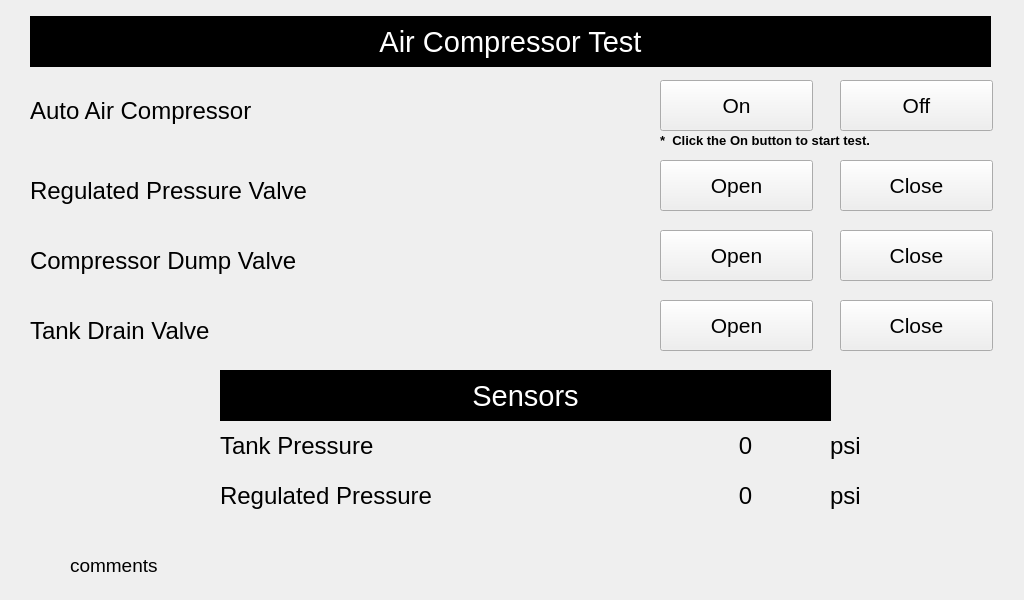
<?xml version="1.0" encoding="UTF-8"?>
<ui version="4.0">
 <class>serviceNewWrapperTestAirCompressor</class>
 <widget class="QWidget" name="serviceNewWrapperTestAirCompressor">
  <property name="geometry">
   <rect>
    <x>0</x>
    <y>0</y>
    <width>1024</width>
    <height>600</height>
   </rect>
  </property>
  <property name="font">
   <font>
    <pointsize>22</pointsize>
   </font>
  </property>
  <property name="windowTitle">
   <string>Form</string>
  </property>
  <widget class="QLabel" name="lblCompressorBanner">
   <property name="geometry">
    <rect>
     <x>30</x>
     <y>16</y>
     <width>961</width>
     <height>51</height>
    </rect>
   </property>
   <property name="font">
    <font>
     <pointsize>22</pointsize>
    </font>
   </property>
   <property name="styleSheet">
    <string notr="true">background-color: rgb(0, 0, 0);
color: rgb(255, 255, 255);</string>
   </property>
   <property name="text">
    <string>Air Compressor Test</string>
   </property>
   <property name="alignment">
    <set>Qt::AlignCenter</set>
   </property>
  </widget>
  <widget class="QLabel" name="lblAirCompressTestTitle">
   <property name="geometry">
    <rect>
     <x>30</x>
     <y>90</y>
     <width>621</width>
     <height>41</height>
    </rect>
   </property>
   <property name="font">
    <font>
     <pointsize>18</pointsize>
    </font>
   </property>
   <property name="text">
    <string>Auto Air Compressor</string>
   </property>
   <property name="alignment">
    <set>Qt::AlignLeading|Qt::AlignLeft|Qt::AlignVCenter</set>
   </property>
  </widget>
  <widget class="QPushButton" name="btnAirCompressorOn">
   <property name="geometry">
    <rect>
     <x>660</x>
     <y>80</y>
     <width>153</width>
     <height>51</height>
    </rect>
   </property>
   <property name="sizePolicy">
    <sizepolicy hsizetype="Preferred" vsizetype="Preferred">
     <horstretch>0</horstretch>
     <verstretch>0</verstretch>
    </sizepolicy>
   </property>
   <property name="minimumSize">
    <size>
     <width>129</width>
     <height>51</height>
    </size>
   </property>
   <property name="maximumSize">
    <size>
     <width>171</width>
     <height>51</height>
    </size>
   </property>
   <property name="font">
    <font>
     <pointsize>16</pointsize>
    </font>
   </property>
   <property name="text">
    <string>On</string>
   </property>
  </widget>
  <widget class="QPushButton" name="btnAirCompressorOff">
   <property name="geometry">
    <rect>
     <x>840</x>
     <y>80</y>
     <width>153</width>
     <height>51</height>
    </rect>
   </property>
   <property name="sizePolicy">
    <sizepolicy hsizetype="Preferred" vsizetype="Preferred">
     <horstretch>0</horstretch>
     <verstretch>0</verstretch>
    </sizepolicy>
   </property>
   <property name="minimumSize">
    <size>
     <width>129</width>
     <height>51</height>
    </size>
   </property>
   <property name="maximumSize">
    <size>
     <width>171</width>
     <height>51</height>
    </size>
   </property>
   <property name="font">
    <font>
     <pointsize>16</pointsize>
    </font>
   </property>
   <property name="text">
    <string>Off</string>
   </property>
  </widget>
  <widget class="QLabel" name="lblSensorsBanner">
   <property name="geometry">
    <rect>
     <x>220</x>
     <y>370</y>
     <width>611</width>
     <height>51</height>
    </rect>
   </property>
   <property name="font">
    <font>
     <pointsize>22</pointsize>
    </font>
   </property>
   <property name="styleSheet">
    <string notr="true">background-color: rgb(0, 0, 0);
color: rgb(255, 255, 255);</string>
   </property>
   <property name="text">
    <string>Sensors</string>
   </property>
   <property name="alignment">
    <set>Qt::AlignCenter</set>
   </property>
  </widget>
  <widget class="QLabel" name="lblTankPressureTitle">
   <property name="geometry">
    <rect>
     <x>220</x>
     <y>420</y>
     <width>431</width>
     <height>51</height>
    </rect>
   </property>
   <property name="font">
    <font>
     <pointsize>18</pointsize>
    </font>
   </property>
   <property name="text">
    <string>Tank Pressure</string>
   </property>
   <property name="alignment">
    <set>Qt::AlignLeading|Qt::AlignLeft|Qt::AlignVCenter</set>
   </property>
  </widget>
  <widget class="QLabel" name="lblRegulatedSensorTitle">
   <property name="geometry">
    <rect>
     <x>220</x>
     <y>470</y>
     <width>431</width>
     <height>51</height>
    </rect>
   </property>
   <property name="font">
    <font>
     <pointsize>18</pointsize>
    </font>
   </property>
   <property name="text">
    <string>Regulated Pressure</string>
   </property>
   <property name="alignment">
    <set>Qt::AlignLeading|Qt::AlignLeft|Qt::AlignVCenter</set>
   </property>
  </widget>
  <widget class="QLabel" name="lblTankPressure">
   <property name="geometry">
    <rect>
     <x>660</x>
     <y>420</y>
     <width>171</width>
     <height>51</height>
    </rect>
   </property>
   <property name="font">
    <font>
     <pointsize>18</pointsize>
    </font>
   </property>
   <property name="text">
    <string>0</string>
   </property>
   <property name="alignment">
    <set>Qt::AlignCenter</set>
   </property>
  </widget>
  <widget class="QLabel" name="lblRegulatedPressure">
   <property name="geometry">
    <rect>
     <x>660</x>
     <y>470</y>
     <width>171</width>
     <height>51</height>
    </rect>
   </property>
   <property name="font">
    <font>
     <pointsize>18</pointsize>
    </font>
   </property>
   <property name="text">
    <string>0</string>
   </property>
   <property name="alignment">
    <set>Qt::AlignCenter</set>
   </property>
  </widget>
  <widget class="QLabel" name="lblPsi2">
   <property name="geometry">
    <rect>
     <x>830</x>
     <y>470</y>
     <width>61</width>
     <height>51</height>
    </rect>
   </property>
   <property name="font">
    <font>
     <pointsize>18</pointsize>
    </font>
   </property>
   <property name="text">
    <string>psi</string>
   </property>
   <property name="alignment">
    <set>Qt::AlignLeading|Qt::AlignLeft|Qt::AlignVCenter</set>
   </property>
  </widget>
  <widget class="QLabel" name="lblPsi1">
   <property name="geometry">
    <rect>
     <x>830</x>
     <y>420</y>
     <width>51</width>
     <height>51</height>
    </rect>
   </property>
   <property name="font">
    <font>
     <pointsize>18</pointsize>
    </font>
   </property>
   <property name="text">
    <string>psi</string>
   </property>
   <property name="alignment">
    <set>Qt::AlignLeading|Qt::AlignLeft|Qt::AlignVCenter</set>
   </property>
  </widget>
  <widget class="QLabel" name="lblNotes">
   <property name="geometry">
    <rect>
     <x>70</x>
     <y>540</y>
     <width>901</width>
     <height>51</height>
    </rect>
   </property>
   <property name="font">
    <font>
     <pointsize>14</pointsize>
    </font>
   </property>
   <property name="text">
    <string>comments</string>
   </property>
   <property name="alignment">
    <set>Qt::AlignLeading|Qt::AlignLeft|Qt::AlignVCenter</set>
   </property>
   <property name="wordWrap">
    <bool>true</bool>
   </property>
  </widget>
  <widget class="QLabel" name="lblAndGo">
   <property name="geometry">
    <rect>
     <x>660</x>
     <y>130</y>
     <width>441</width>
     <height>21</height>
    </rect>
   </property>
   <property name="font">
    <font>
     <pointsize>10</pointsize>
     <weight>75</weight>
     <bold>true</bold>
    </font>
   </property>
   <property name="text">
    <string>*  Click the On button to start test.</string>
   </property>
   <property name="alignment">
    <set>Qt::AlignLeading|Qt::AlignLeft|Qt::AlignVCenter</set>
   </property>
   <property name="wordWrap">
    <bool>true</bool>
   </property>
  </widget>
  <widget class="QPushButton" name="butOpenRegulatedValve">
   <property name="geometry">
    <rect>
     <x>660</x>
     <y>160</y>
     <width>153</width>
     <height>51</height>
    </rect>
   </property>
   <property name="sizePolicy">
    <sizepolicy hsizetype="Preferred" vsizetype="Preferred">
     <horstretch>0</horstretch>
     <verstretch>0</verstretch>
    </sizepolicy>
   </property>
   <property name="minimumSize">
    <size>
     <width>129</width>
     <height>51</height>
    </size>
   </property>
   <property name="maximumSize">
    <size>
     <width>171</width>
     <height>51</height>
    </size>
   </property>
   <property name="font">
    <font>
     <pointsize>16</pointsize>
    </font>
   </property>
   <property name="text">
    <string>Open</string>
   </property>
  </widget>
  <widget class="QPushButton" name="butCloseRegulatedValve">
   <property name="geometry">
    <rect>
     <x>840</x>
     <y>160</y>
     <width>153</width>
     <height>51</height>
    </rect>
   </property>
   <property name="sizePolicy">
    <sizepolicy hsizetype="Preferred" vsizetype="Preferred">
     <horstretch>0</horstretch>
     <verstretch>0</verstretch>
    </sizepolicy>
   </property>
   <property name="minimumSize">
    <size>
     <width>129</width>
     <height>51</height>
    </size>
   </property>
   <property name="maximumSize">
    <size>
     <width>171</width>
     <height>51</height>
    </size>
   </property>
   <property name="font">
    <font>
     <pointsize>16</pointsize>
    </font>
   </property>
   <property name="text">
    <string>Close</string>
   </property>
  </widget>
  <widget class="QPushButton" name="butOpenDumpValve">
   <property name="geometry">
    <rect>
     <x>660</x>
     <y>230</y>
     <width>153</width>
     <height>51</height>
    </rect>
   </property>
   <property name="sizePolicy">
    <sizepolicy hsizetype="Preferred" vsizetype="Preferred">
     <horstretch>0</horstretch>
     <verstretch>0</verstretch>
    </sizepolicy>
   </property>
   <property name="minimumSize">
    <size>
     <width>129</width>
     <height>51</height>
    </size>
   </property>
   <property name="maximumSize">
    <size>
     <width>171</width>
     <height>51</height>
    </size>
   </property>
   <property name="font">
    <font>
     <pointsize>16</pointsize>
    </font>
   </property>
   <property name="text">
    <string>Open</string>
   </property>
  </widget>
  <widget class="QPushButton" name="butCloseDumpValve">
   <property name="geometry">
    <rect>
     <x>840</x>
     <y>230</y>
     <width>153</width>
     <height>51</height>
    </rect>
   </property>
   <property name="sizePolicy">
    <sizepolicy hsizetype="Preferred" vsizetype="Preferred">
     <horstretch>0</horstretch>
     <verstretch>0</verstretch>
    </sizepolicy>
   </property>
   <property name="minimumSize">
    <size>
     <width>129</width>
     <height>51</height>
    </size>
   </property>
   <property name="maximumSize">
    <size>
     <width>171</width>
     <height>51</height>
    </size>
   </property>
   <property name="font">
    <font>
     <pointsize>16</pointsize>
    </font>
   </property>
   <property name="text">
    <string>Close</string>
   </property>
  </widget>
  <widget class="QLabel" name="lblDumpValveTitle">
   <property name="geometry">
    <rect>
     <x>30</x>
     <y>240</y>
     <width>621</width>
     <height>41</height>
    </rect>
   </property>
   <property name="font">
    <font>
     <pointsize>18</pointsize>
    </font>
   </property>
   <property name="text">
    <string>Compressor Dump Valve</string>
   </property>
   <property name="alignment">
    <set>Qt::AlignLeading|Qt::AlignLeft|Qt::AlignVCenter</set>
   </property>
  </widget>
  <widget class="QPushButton" name="butOpenTankDrainValve">
   <property name="geometry">
    <rect>
     <x>660</x>
     <y>300</y>
     <width>153</width>
     <height>51</height>
    </rect>
   </property>
   <property name="sizePolicy">
    <sizepolicy hsizetype="Preferred" vsizetype="Preferred">
     <horstretch>0</horstretch>
     <verstretch>0</verstretch>
    </sizepolicy>
   </property>
   <property name="minimumSize">
    <size>
     <width>129</width>
     <height>51</height>
    </size>
   </property>
   <property name="maximumSize">
    <size>
     <width>171</width>
     <height>51</height>
    </size>
   </property>
   <property name="font">
    <font>
     <pointsize>16</pointsize>
    </font>
   </property>
   <property name="text">
    <string>Open</string>
   </property>
  </widget>
  <widget class="QLabel" name="lblDrainValveTitle">
   <property name="geometry">
    <rect>
     <x>30</x>
     <y>310</y>
     <width>621</width>
     <height>41</height>
    </rect>
   </property>
   <property name="font">
    <font>
     <pointsize>18</pointsize>
    </font>
   </property>
   <property name="text">
    <string>Tank Drain Valve</string>
   </property>
   <property name="alignment">
    <set>Qt::AlignLeading|Qt::AlignLeft|Qt::AlignVCenter</set>
   </property>
  </widget>
  <widget class="QPushButton" name="butCloseTankDrainValve">
   <property name="geometry">
    <rect>
     <x>840</x>
     <y>300</y>
     <width>153</width>
     <height>51</height>
    </rect>
   </property>
   <property name="sizePolicy">
    <sizepolicy hsizetype="Preferred" vsizetype="Preferred">
     <horstretch>0</horstretch>
     <verstretch>0</verstretch>
    </sizepolicy>
   </property>
   <property name="minimumSize">
    <size>
     <width>129</width>
     <height>51</height>
    </size>
   </property>
   <property name="maximumSize">
    <size>
     <width>171</width>
     <height>51</height>
    </size>
   </property>
   <property name="font">
    <font>
     <pointsize>16</pointsize>
    </font>
   </property>
   <property name="text">
    <string>Close</string>
   </property>
  </widget>
  <widget class="QLabel" name="lblRegPressureValveTitle">
   <property name="geometry">
    <rect>
     <x>30</x>
     <y>170</y>
     <width>621</width>
     <height>41</height>
    </rect>
   </property>
   <property name="font">
    <font>
     <pointsize>18</pointsize>
    </font>
   </property>
   <property name="text">
    <string>Regulated Pressure Valve</string>
   </property>
   <property name="alignment">
    <set>Qt::AlignLeading|Qt::AlignLeft|Qt::AlignVCenter</set>
   </property>
  </widget>
 </widget>
 <resources/>
 <connections/>
</ui>
